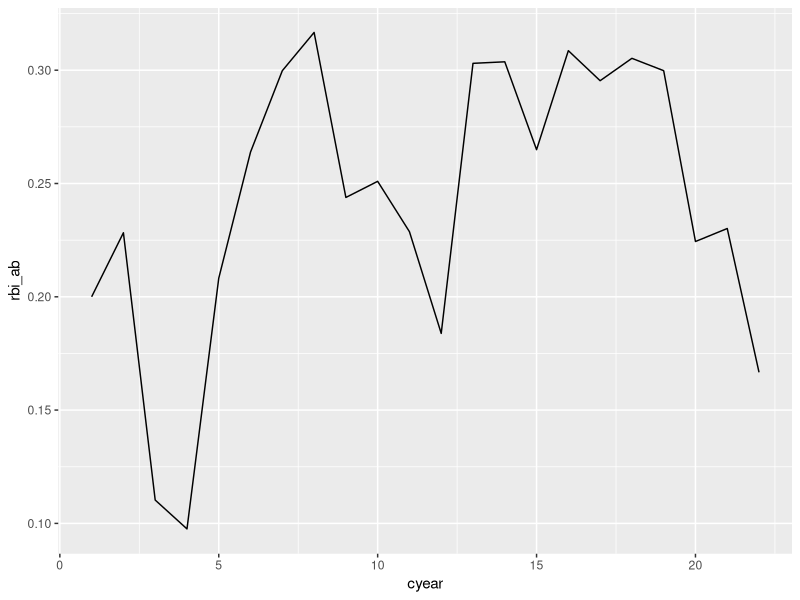

Recreate this plot in R.
## ---- chunk 1
library(plyr)

#optional to load ggplot2 
library(ggplot2)
## ---- chunk 2
?baseball
## ---- chunk 3
baberuth <- subset(baseball, id == "ruthba01")
baberuth <- transform(baberuth, cyear = year - min(year) + 1)
## ---- chunk 4
baberuth$rbi_ab <- baberuth$rbi/baberuth$ab
ggplot(baberuth, aes(x=cyear, y=rbi_ab))+
  geom_line()
## ---- chunk 5
## Here is how we can easily do in R
baseball_2 <- ddply(baseball, .(id), transform,
                  cyear = year - min(year) + 1)

head(baseball_2)

#number of unique batters
length(unique(baseball$id))
